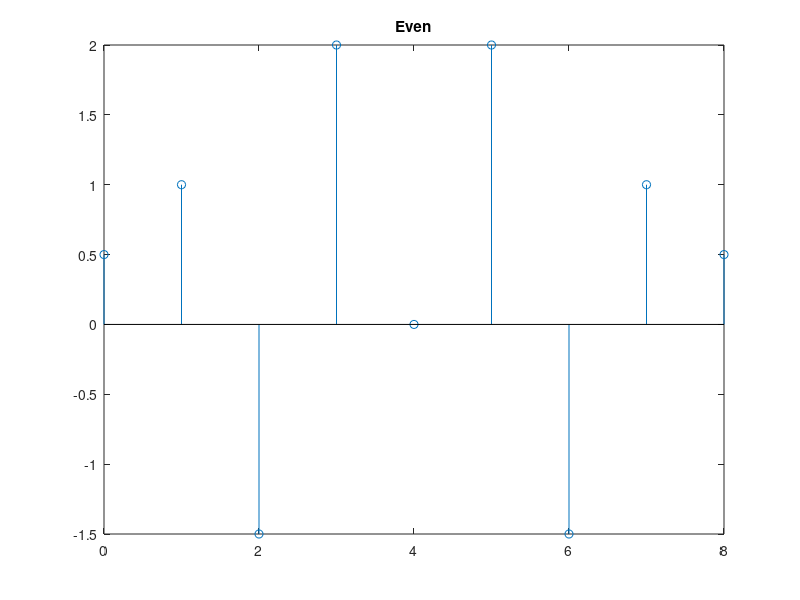
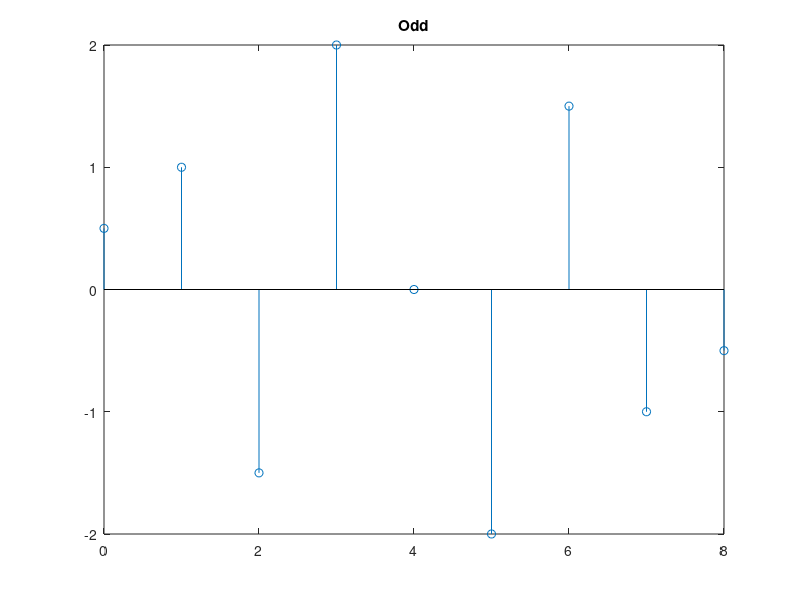

Write MATLAB code to recreate these figures, in order.
clc;
close all;
clear;

s1 = [1 2 -3 4 0 0 0 0 0];

N = length(s1);

n = 0:N-1;

E = (s1 + s1(end:-1:1))/2;

O = (s1 - s1(end:-1:1))/2;

disp("Even Part of Signal = ");
disp(E);

disp("Odd Part of Signal = ");
disp(O);

figure;

stem(n,E);
title("Even");

figure;

stem(n,O);
title("Odd");
